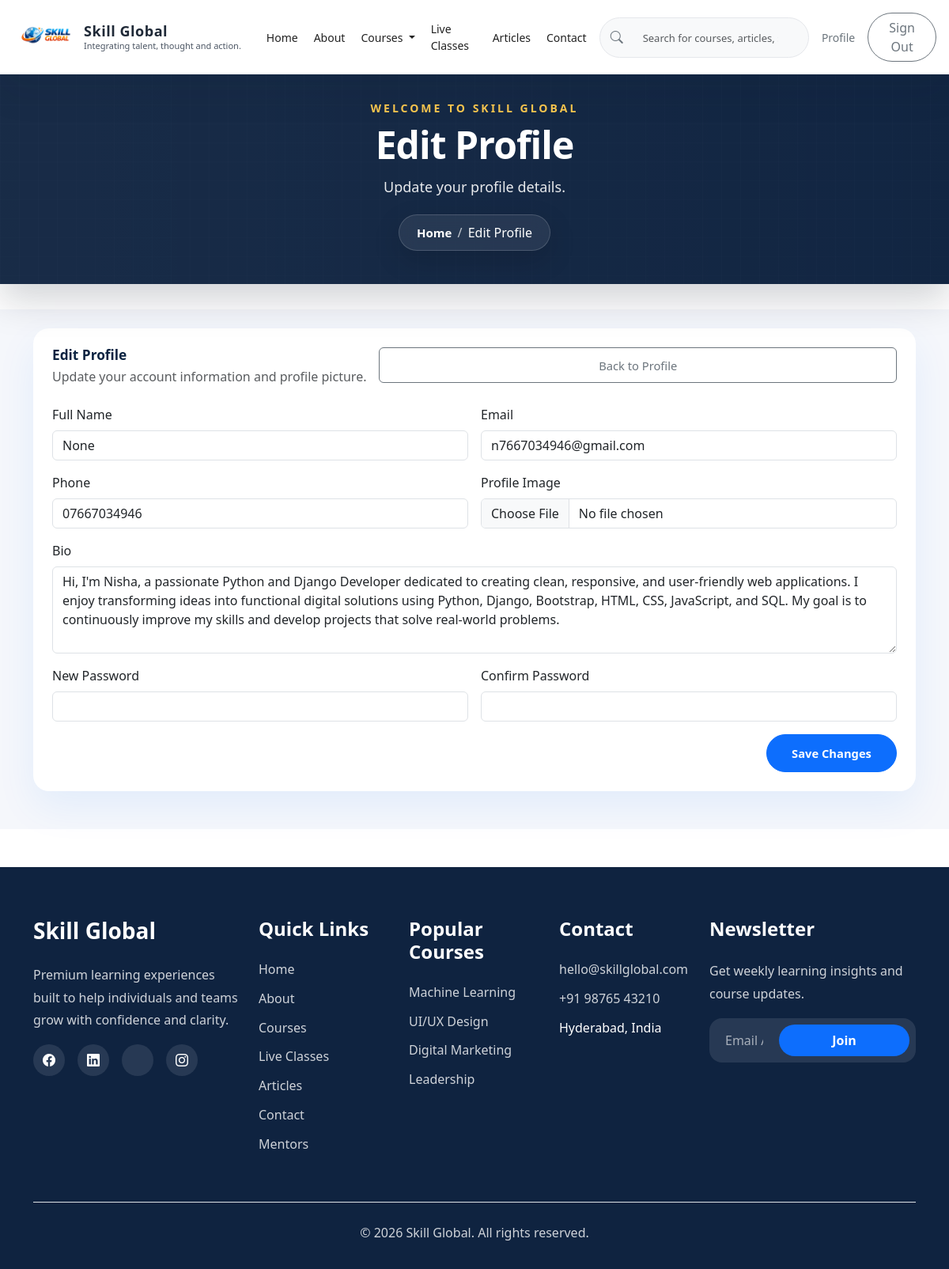
The app's page /profile/edit/ (signed in) with its own data.
### skill_global/models.py (models this page shows, shortened)
class CustomUser(AbstractUser):
    username = models.CharField(max_length=150, unique=True, blank=True, null=True)
    email = models.EmailField(_('email address'), unique=True)
    full_name = models.CharField(max_length=255, blank=True)
    phone = models.CharField(max_length=20, blank=True, null=True)
    bio = models.TextField(blank=True)
    profile_image = models.ImageField(upload_to='profiles/', blank=True, null=True)
    message = models.TextField(blank=True, default='')
    USERNAME_FIELD = 'email'
    REQUIRED_FIELDS = []
    objects = CustomUserManager()

class Profile(models.Model):
    user = models.OneToOneField(settings.AUTH_USER_MODEL, on_delete=models.CASCADE, related_name='profile')
    phone = models.CharField(max_length=20, blank=True)
    bio = models.TextField(blank=True)
    image = models.ImageField(upload_to='profiles/', blank=True, null=True)
    created_at = models.DateTimeField(auto_now_add=True)
    updated_at = models.DateTimeField(auto_now=True)

### skill_global/views.py (the view, shortened to what this page needs)
# urls.py: path('profile/edit/', views.edit_profile, name='edit_profile'),
def edit_profile(request):
    user = request.user
    if not user.is_authenticated:
        return redirect('profile')
    profile, _ = Profile.objects.get_or_create(user=user)
    errors = []
    context = {
        'page_title': 'Edit Profile',
        'page_description': 'Update your profile details.',
        'user': user,
        'profile': profile,
        'errors': errors,
    }
    return render(request, 'skill_global/edit_profile.html', context)

### templates/skill_global/edit_profile.html (shortened to what this page needs)
{% extends 'base.html' %}
{% load static %}
{% block extra_css %}
<link rel="stylesheet" href="{% static 'css/profile.css' %}">
{% endblock %}
{% block content %}
<section class="profile-page py-4">
    <div class="container">
        <div class="card profile-card mx-auto mb-4">
            <div class="card-body">
                <div class="d-flex flex-column flex-md-row align-items-start justify-content-between gap-3 mb-4">
                    <div>
                        <h5 class="profile-title mb-1">Edit Profile</h5>
                        <p class="text-muted mb-0">Update your account information and profile picture.</p>
                    </div>
                    <a href="{% url 'profile' %}" class="btn btn-outline-secondary btn-profile flex-fill flex-md-auto">
                        Back to Profile
                    </a>
                </div>
                <form method="post" enctype="multipart/form-data">
                    <div class="row g-3">
                        <div class="col-md-6">
                            <label class="form-label">Full Name</label>
                            <input type="text" name="full_name" class="form-control"
                                value="{{ user.get_full_name|default:user.username }}">
                        </div>
                        <div class="col-md-6">
                            <label class="form-label">Email</label>
                            <input type="email" name="email" class="form-control" value="{{ user.email }}">
                        </div>
                        <div class="col-md-6">
                            <label class="form-label">Phone</label>
                            <input type="text" name="phone" class="form-control" value="{{ profile.phone|default:'' }}">
                        </div>
                        <div class="col-md-6">
                            <label class="form-label">Profile Image</label>
                            <input type="file" name="profile_image" class="form-control">
                        </div>
                        <div class="col-12">
                            <label class="form-label">Bio</label>
                            <textarea name="bio" rows="4" class="form-control">{{ profile.bio|default:'' }}</textarea>
                        </div>
                        <div class="col-12" id="password">
                            <div class="row g-3">
                                <div class="col-md-6">
                                    <label class="form-label">New Password</label>
                                    <input type="password" name="new_password" class="form-control">
                                </div>
                                <div class="col-md-6">
                                    <label class="form-label">Confirm Password</label>
                                    <input type="password" name="confirm_password" class="form-control">
                                </div>
                            </div>
                        </div>
                        <div class="col-12 text-end">
                            <button type="submit" class="btn btn-primary btn-profile px-4">
                                Save Changes
                            </button>
                        </div>
                    </div>
                </form>
            </div>
        </div>
    </div>
</section>
{% endblock %}

### static/css/navbar.css (style rules this page uses)
:root { --navbar-height: 60px; --navbar-bg: #ffffff; --primary-blue: #0D6EFD; --dark-text: #1F2937; --muted-text: #6B7280; --light-grey: #F8F9FA; --border-color: #E5E7EB; --shadow: 0 8px 24px rgba(31, 41, 55, 0.08); --shadow-strong: 0 12px 28px rgba(31, 41, 55, 0.12); }

### static/css/hero.css (style rules this page uses)
:root { --hero-primary: #0d6efd; --hero-primary-hover: #0b5ed7; --hero-text: #ffffff; --hero-muted: rgba(255, 255, 255, 0.88); --hero-shadow: 0 20px 50px rgba(0, 0, 0, 0.28); }
.btn.btn-primary, .btn.btn-outline-light { min-width: 165px; padding: 0.75rem 1.3rem; border-radius: 999px; font-weight: 700; transition: transform 0.25s ease, box-shadow 0.25s ease, background 0.25s ease, color 0.25s ease; }

### static/css/global-header.css (style rules this page uses)
body { padding-top: var(--navbar-height, 78px); }

### static/css/recognition.css (style rules this page uses)
:root { --rec-bg: #151515; --rec-card: #1d1d1d; --rec-gold: #d4af37; --rec-text: #f7f7f2; --rec-muted: #c7c2b7; --rec-border: rgba(212, 175, 55, 0.24); }

### static/css/courses.css (style rules this page uses)
:root { --course-primary: #0d6efd; --course-primary-dark: #0b5ed7; --course-bg: #f8f9fa; --course-card-bg: #ffffff; --course-text: #1f2937; --course-muted: #6b7280; --course-border: #e5e7eb; }

### static/css/profile.css (style rules this page uses)
.profile-page { background: #f5f7fb; padding: 28px 0 40px; }
.profile-card { max-width: 1200px; border: none; border-radius: 20px; background: #ffffff; box-shadow: 0 20px 50px rgba(13, 110, 253, 0.08); }
.profile-card .card-body { padding: 1.5rem; }
.profile-title { font-size: 1.08rem; font-weight: 700; color: #0b2341; }
.btn-profile { min-width: 150px; padding: 0.65rem 1rem; font-size: 0.92rem; }

### records on screen
CustomUser: full_name "None", email "n7667034946@gmail.com"
Profile: phone "07667034946", bio "Hi, I'm Nisha, a passionate Python and Django Developer dedicated to creating clean, responsive, and user-friendly web applications. I enjoy transforming ideas into functional digital solutions using Python, Django, Bootstrap, HTML, CSS, JavaScript, and SQL. My goal is to continuously improve my skills and develop projects that solve real-world problems."

### other values on screen
{{ page_title|default:"Skill Global" }} "Edit Profile"
{{ page_title|default:"Page" }} "Edit Profile"
